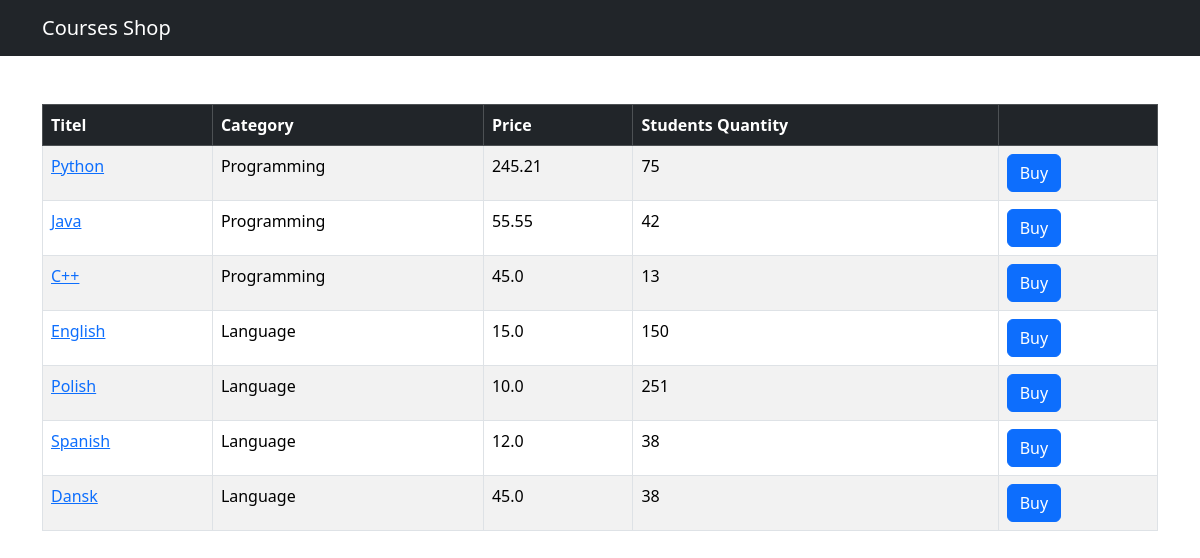
Page /shop/ on the earlier database version.
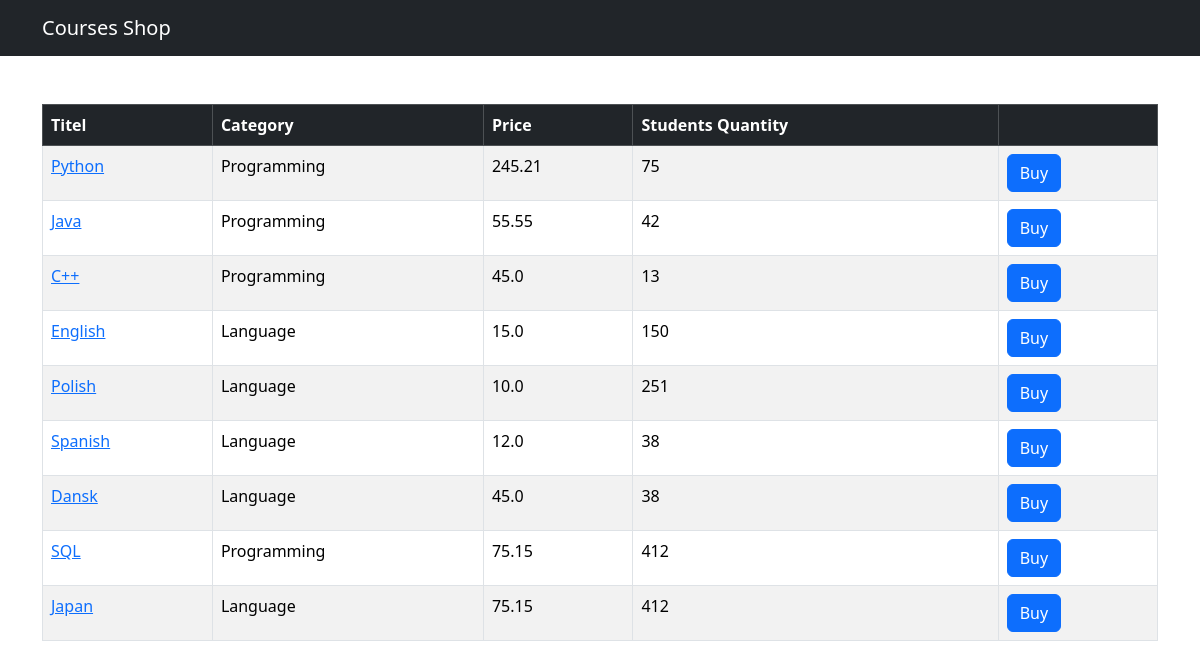
Same page on the later database version.
### shop/models.py (models this page shows, shortened)
class Course(models.Model):
    titel = models.CharField(max_length=255)
    price = models.FloatField()
    students_qty = models.IntegerField()
    reviews_qty = models.IntegerField()
    category = models.ForeignKey(Category, on_delete=models.CASCADE)
    created_at = models.DateTimeField(default=timezone.now)

class Category(models.Model):
    titel = models.CharField(max_length=255)
    created_at = models.DateTimeField(default=timezone.now)
    def __str__(self) -> str:
        return self.titel

### shop/views.py (the view)
# urls.py: path('', views.index, name='index'),
def index(request):
    courses = Course.objects.all()
    return render(request, 'shop/courses.html', {'courses': courses})

### templates/shop/courses.html (shortened to what this page needs)
{% extends "base.html" %}
{% block content %}
<table class="table mt-5 table-bordered table-striped table-hover">
    <thead class="table-dark">
        <tr>
            <th>Titel</th>
            <th>Category</th>
            <th>Price</th>
            <th>Students Quantity</th>
            <th></th>
        </tr>
    </thead>
    <tbody>
        {% for course in courses %}
        <tr>
            <td><a href="{% url "shop:single_course" course.id %}">{{course.titel}}</a></td>
            <td>{{course.category}}</td>
            <td>{{course.price}}</td>
            <td>{{course.students_qty}}</td>
            <td><button class="btn btn-primary">Buy</button></td>
        </tr>
        {% endfor %}
    </tbody>
</table>
{% endblock content %}

Differences in the rows shown:
added Course: titel "SQL", category "Programming", price "75.15", students_qty "412"
added Course: titel "Japan", category "Language", price "75.15", students_qty "412"
